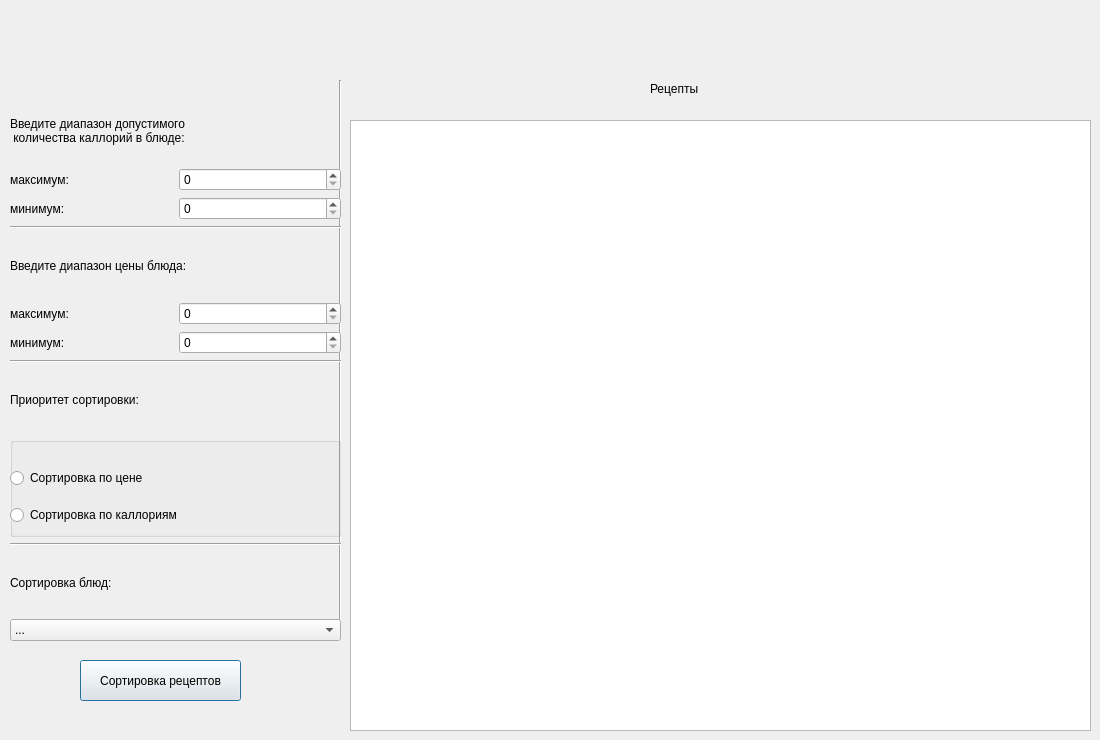
<?xml version="1.0" encoding="UTF-8"?>
<ui version="4.0">
 <class>Dialog</class>
 <widget class="QDialog" name="Dialog">
  <property name="geometry">
   <rect>
    <x>0</x>
    <y>0</y>
    <width>1100</width>
    <height>740</height>
   </rect>
  </property>
  <property name="windowTitle">
   <string>Dialog</string>
  </property>
  <widget class="QTableWidget" name="recipes_tblWidget">
   <property name="geometry">
    <rect>
     <x>350</x>
     <y>120</y>
     <width>741</width>
     <height>611</height>
    </rect>
   </property>
  </widget>
  <widget class="Line" name="line">
   <property name="geometry">
    <rect>
     <x>330</x>
     <y>80</y>
     <width>20</width>
     <height>541</height>
    </rect>
   </property>
   <property name="orientation">
    <enum>Qt::Vertical</enum>
   </property>
  </widget>
  <widget class="QPushButton" name="sort_Btn">
   <property name="geometry">
    <rect>
     <x>80</x>
     <y>660</y>
     <width>161</width>
     <height>41</height>
    </rect>
   </property>
   <property name="text">
    <string>Сортировка рецептов</string>
   </property>
  </widget>
  <widget class="QLabel" name="label_4">
   <property name="geometry">
    <rect>
     <x>650</x>
     <y>80</y>
     <width>67</width>
     <height>17</height>
    </rect>
   </property>
   <property name="text">
    <string>Рецепты</string>
   </property>
  </widget>
  <widget class="QWidget" name="verticalLayoutWidget">
   <property name="geometry">
    <rect>
     <x>10</x>
     <y>100</y>
     <width>331</width>
     <height>541</height>
    </rect>
   </property>
   <layout class="QVBoxLayout" name="verticalLayout">
    <item>
     <widget class="QLabel" name="label">
      <property name="text">
       <string>Введите диапазон допустимого
 количества каллорий в блюде:</string>
      </property>
     </widget>
    </item>
    <item>
     <layout class="QGridLayout" name="gridLayout_2">
      <item row="0" column="1">
       <widget class="QSpinBox" name="cal_max_spinBox"/>
      </item>
      <item row="0" column="0">
       <widget class="QLabel" name="label_6">
        <property name="text">
         <string>максимум:</string>
        </property>
       </widget>
      </item>
      <item row="1" column="0">
       <widget class="QLabel" name="label_7">
        <property name="text">
         <string>минимум:</string>
        </property>
       </widget>
      </item>
      <item row="1" column="1">
       <widget class="QSpinBox" name="cal_min_spinBox"/>
      </item>
     </layout>
    </item>
    <item>
     <widget class="Line" name="line_2">
      <property name="orientation">
       <enum>Qt::Horizontal</enum>
      </property>
     </widget>
    </item>
    <item>
     <widget class="QLabel" name="label_5">
      <property name="text">
       <string>Введите диапазон цены блюда:</string>
      </property>
     </widget>
    </item>
    <item>
     <layout class="QGridLayout" name="gridLayout">
      <item row="0" column="1">
       <widget class="QSpinBox" name="cost_max_spinBox"/>
      </item>
      <item row="0" column="0">
       <widget class="QLabel" name="label_2">
        <property name="text">
         <string>максимум:</string>
        </property>
       </widget>
      </item>
      <item row="1" column="0">
       <widget class="QLabel" name="label_3">
        <property name="text">
         <string>минимум:</string>
        </property>
       </widget>
      </item>
      <item row="1" column="1">
       <widget class="QSpinBox" name="cost_min_spinBox"/>
      </item>
     </layout>
    </item>
    <item>
     <widget class="Line" name="line_3">
      <property name="orientation">
       <enum>Qt::Horizontal</enum>
      </property>
     </widget>
    </item>
    <item>
     <widget class="QLabel" name="label_9">
      <property name="text">
       <string>Приоритет сортировки:</string>
      </property>
     </widget>
    </item>
    <item>
     <widget class="QGroupBox" name="groupBox">
      <property name="minimumSize">
       <size>
        <width>50</width>
        <height>100</height>
       </size>
      </property>
      <property name="title">
       <string/>
      </property>
      <widget class="QWidget" name="verticalLayoutWidget_2">
       <property name="geometry">
        <rect>
         <x>0</x>
         <y>20</y>
         <width>331</width>
         <height>81</height>
        </rect>
       </property>
       <layout class="QVBoxLayout" name="verticalLayout_2">
        <item>
         <widget class="QRadioButton" name="cost_radioButton">
          <property name="text">
           <string>Сортировка по цене</string>
          </property>
         </widget>
        </item>
        <item>
         <widget class="QRadioButton" name="cal_radioButton_2">
          <property name="text">
           <string>Сортировка по каллориям</string>
          </property>
         </widget>
        </item>
       </layout>
      </widget>
     </widget>
    </item>
    <item>
     <widget class="Line" name="line_4">
      <property name="orientation">
       <enum>Qt::Horizontal</enum>
      </property>
     </widget>
    </item>
    <item>
     <widget class="QLabel" name="label_8">
      <property name="text">
       <string>Сортировка блюд:</string>
      </property>
     </widget>
    </item>
    <item>
     <widget class="QComboBox" name="sort_cmbBox">
      <item>
       <property name="text">
        <string>...</string>
       </property>
      </item>
      <item>
       <property name="text">
        <string>По возрастанию</string>
       </property>
      </item>
      <item>
       <property name="text">
        <string>По убыванию</string>
       </property>
      </item>
     </widget>
    </item>
   </layout>
  </widget>
 </widget>
 <resources/>
 <connections/>
</ui>
